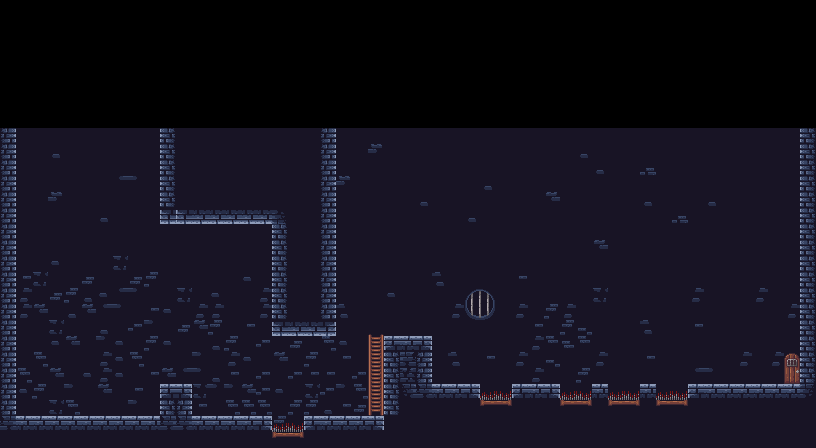

A level layout from a 2D game, rendered from its tile map. Below: a short description, then the map file with tile-grid data replaced by summaries:
An orthogonal 51x28 tile map with 16x16 px tiles, 5 tile layers (background, doors, lava, ladders, ...), 1 hidden layer not drawn.

<map version="1.10" tiledversion="1.11.2" orientation="orthogonal" renderorder="right-down" width="51" height="28" tilewidth="16" tileheight="16" infinite="0" nextlayerid="7" nextobjectid="1">
 <tileset firstgid="1" source="main_tiles.tsx" />
 <layer id="1" name="background" width="51" height="28">
  <data>[1428 cells, 880 non-empty, 32 distinct tile ids]</data>
 </layer>
 <layer id="4" name="doors" width="51" height="28">
  <data>[1428 cells, 2 non-empty, 2 distinct tile ids]</data>
 </layer>
 <layer id="5" name="lava" width="51" height="28">
  <data>[1428 cells, 20 non-empty, 4 distinct tile ids]</data>
 </layer>
 <layer id="3" name="ladders" width="51" height="28">
  <data>[1428 cells, 6 non-empty, 3 distinct tile ids]</data>
 </layer>
 <layer id="2" name="walls" width="51" height="28">
  <data>[1428 cells, 140 non-empty, 11 distinct tile ids]</data>
 </layer>
 <layer id="6" name="collision" width="51" height="28" visible="0">
  <data>[1428 cells, 90 non-empty, 1 distinct tile ids]</data>
 </layer>
</map>
